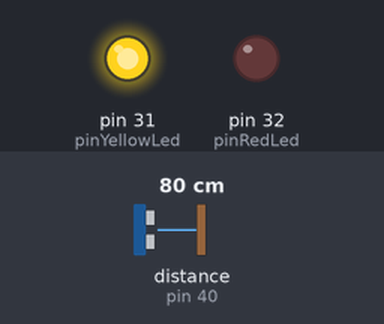
Bench run of a sketch on a simulated Arduino Mega 2560, built with avr-gcc and run on an emulated ATmega2560. Shown: output pins drawn as LEDs (lit = HIGH). Wiring (inferred from the names in the program): ultrasonic range finder: trigger pin 39; echo pin 40. The inputs (shaded band) are chosen by the test bench; at power-on: distance to the obstacle (sensor on pin 40) 80 cm. The echo pulse lasts 58.3 µs per cm; pins used as bus, display or sensor lines are not drawn; what the sketch prints to the serial monitor is not drawn.

Above: at 0.1 s.
Timing chart, 0 to 1.6 s (numbered marks = the images above):
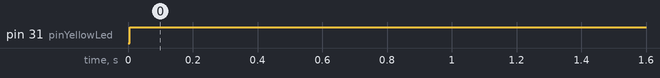

Measured:
- by itself, pin 31 (pinYellowLed): LOW → HIGH at 0.01 s

The sketch:

Ultrasound.ino
```cpp
/*!
* \file    Ultrasound.ino
* \author  Olivier Herrou
* \version 1.0
* \date    December 2015
* \pre     Target : MSP432P401R Launchpad
* \brief   Using a HC-SR04 Ultrasonic Ranging Module, print the distance between the module and the obstacle in front of it.
           If the obstacle is in range the Red led will shine otherwise the Yellow one will.
* \remarks Connect pinRedLed and pinYellowLed to your own circuit with the Leds and 220ohm resistors
*/

/*! Trigger pin */
#define pinTrig 39
/*! Echo pin */
#define pinEcho 40
/*! Red Led */
#define pinRedLed 32
/*! Yellow Led */
#define pinYellowLed 31

boolean bIsInRange = 0;
boolean bPrevious = 0;

void setup()
{
  Serial.begin (9600);
  pinMode(pinTrig, OUTPUT);
  pinMode(pinEcho, INPUT);
  pinMode(pinRedLed, OUTPUT);
  pinMode(pinYellowLed, OUTPUT);
}

void loop()
{
  int iDistance = ultrasonDistance();

  if (iDistance >= 300 || iDistance <= 0)
  {
    bIsInRange = 0;
    Serial.println("#");
  }
  else
  {
    bIsInRange = 1;
    Serial.println(iDistance);
  }

  if(bIsInRange == 1  && bPrevious == 0)
  {
    bPrevious = bIsInRange;
    digitalWrite(pinRedLed,LOW);
    digitalWrite(pinYellowLed,HIGH);
  }
  else if(bIsInRange == 0  && bPrevious == 1)
  {
    bPrevious = bIsInRange;
    digitalWrite(pinRedLed,HIGH);
    digitalWrite(pinYellowLed,LOW);
  }
  delay(300);
}


/*!
*  \fn      int ultrasonDistance(void)
*  \brief   Function to get the distance of the obstacle send by the HC-SR04 sensor
*  \remarks More information on the HC-SR04 datasheet
*  \return  the distance
*/
int ultrasonDistance()
{
  int iDistance = 0, iDuration = 0;
  digitalWrite(pinTrig, LOW);
  delayMicroseconds(3);
  digitalWrite(pinTrig, HIGH);
  delayMicroseconds(15);
  digitalWrite(pinTrig, LOW);

  iDuration = pulseIn(pinEcho, HIGH);
  //iDistance = iDuration *0.034/2;
  iDistance = (iDuration/2) / 29.1;
  return iDistance;
}
```
